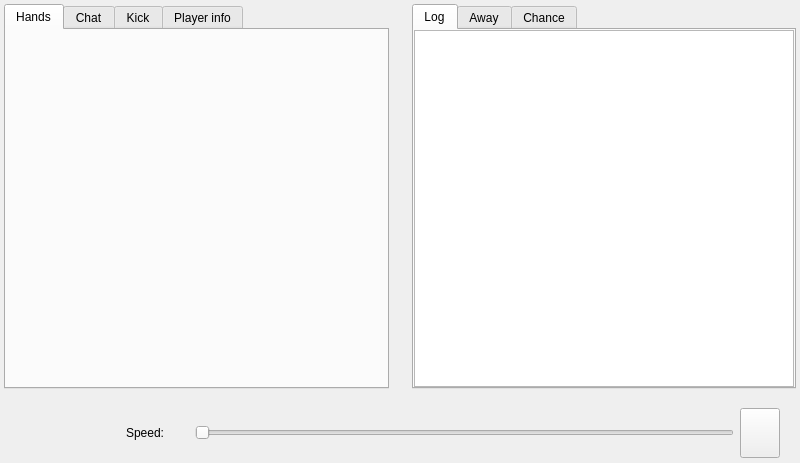
<?xml version="1.0" encoding="UTF-8"?>
<ui version="4.0">
 <class>tabs</class>
 <widget class="QDialog" name="tabs">
  <property name="geometry">
   <rect>
    <x>0</x>
    <y>0</y>
    <width>800</width>
    <height>463</height>
   </rect>
  </property>
  <property name="sizePolicy">
   <sizepolicy hsizetype="MinimumExpanding" vsizetype="MinimumExpanding">
    <horstretch>0</horstretch>
    <verstretch>0</verstretch>
   </sizepolicy>
  </property>
  <property name="minimumSize">
   <size>
    <width>800</width>
    <height>424</height>
   </size>
  </property>
  <property name="windowTitle">
   <string>Start Local Game</string>
  </property>
  <property name="autoFillBackground">
   <bool>true</bool>
  </property>
  <layout class="QGridLayout" name="gridLayout_3">
   <property name="margin">
    <number>0</number>
   </property>
   <property name="spacing">
    <number>0</number>
   </property>
   <item row="0" column="0">
    <widget class="QFrame" name="frame">
     <property name="autoFillBackground">
      <bool>false</bool>
     </property>
     <property name="frameShape">
      <enum>QFrame::NoFrame</enum>
     </property>
     <property name="frameShadow">
      <enum>QFrame::Plain</enum>
     </property>
     <layout class="QGridLayout" name="gridLayout">
      <property name="margin">
       <number>0</number>
      </property>
      <property name="spacing">
       <number>0</number>
      </property>
      <item row="0" column="0">
       <layout class="QVBoxLayout" name="verticalLayout_2">
        <property name="spacing">
         <number>0</number>
        </property>
        <item>
         <layout class="QHBoxLayout" name="horizontalLayout_7">
          <property name="spacing">
           <number>15</number>
          </property>
          <property name="bottomMargin">
           <number>0</number>
          </property>
          <item>
           <widget class="QGroupBox" name="groupBox_LeftToolBox">
            <property name="sizePolicy">
             <sizepolicy hsizetype="Preferred" vsizetype="MinimumExpanding">
              <horstretch>0</horstretch>
              <verstretch>0</verstretch>
             </sizepolicy>
            </property>
            <property name="styleSheet">
             <string notr="true">QGroupBox { border: 0px; }</string>
            </property>
            <property name="flat">
             <bool>true</bool>
            </property>
            <layout class="QGridLayout" name="_2">
             <property name="margin">
              <number>4</number>
             </property>
             <item row="0" column="0">
              <widget class="MyLeftTabWidget" name="tabWidget_Left">
               <property name="sizePolicy">
                <sizepolicy hsizetype="Expanding" vsizetype="MinimumExpanding">
                 <horstretch>0</horstretch>
                 <verstretch>0</verstretch>
                </sizepolicy>
               </property>
               <property name="focusPolicy">
                <enum>Qt::NoFocus</enum>
               </property>
               <property name="currentIndex">
                <number>0</number>
               </property>
               <widget class="QWidget" name="tab_Hands">
                <attribute name="title">
                 <string>Hands</string>
                </attribute>
                <layout class="QGridLayout" name="_3">
                 <property name="margin">
                  <number>0</number>
                 </property>
                 <property name="spacing">
                  <number>0</number>
                 </property>
                 <item row="0" column="0">
                  <widget class="QLabel" name="label_Handranking">
                   <property name="alignment">
                    <set>Qt::AlignCenter</set>
                   </property>
                  </widget>
                 </item>
                </layout>
               </widget>
               <widget class="QWidget" name="tab_Chat">
                <attribute name="title">
                 <string>Chat</string>
                </attribute>
                <layout class="QGridLayout" name="_4">
                 <property name="margin">
                  <number>0</number>
                 </property>
                 <property name="spacing">
                  <number>0</number>
                 </property>
                 <item row="0" column="0">
                  <widget class="QTextBrowser" name="textBrowser_Chat">
                   <property name="focusPolicy">
                    <enum>Qt::NoFocus</enum>
                   </property>
                   <property name="autoFillBackground">
                    <bool>true</bool>
                   </property>
                   <property name="horizontalScrollBarPolicy">
                    <enum>Qt::ScrollBarAlwaysOff</enum>
                   </property>
                   <property name="openExternalLinks">
                    <bool>true</bool>
                   </property>
                  </widget>
                 </item>
                 <item row="1" column="0">
                  <widget class="QLineEdit" name="lineEdit_ChatInput">
                   <property name="styleSheet">
                    <string notr="true">QObject {font: 28px;}</string>
                   </property>
                  </widget>
                 </item>
                </layout>
               </widget>
               <widget class="QWidget" name="tab_Kick">
                <attribute name="title">
                 <string>Kick</string>
                </attribute>
                <layout class="QGridLayout" name="gridLayout_100">
                 <property name="horizontalSpacing">
                  <number>0</number>
                 </property>
                 <property name="verticalSpacing">
                  <number>6</number>
                 </property>
                 <property name="margin">
                  <number>5</number>
                 </property>
                 <item row="1" column="0">
                  <layout class="QVBoxLayout" name="verticalLayout">
                   <property name="spacing">
                    <number>0</number>
                   </property>
                   <item>
                    <layout class="QHBoxLayout" name="horizontalLayout_3">
                     <property name="spacing">
                      <number>5</number>
                     </property>
                     <item>
                      <widget class="QLabel" name="label_votestartedby">
                       <property name="text">
                        <string>Vote started by:</string>
                       </property>
                      </widget>
                     </item>
                     <item>
                      <widget class="QLabel" name="label_voteStarterNick">
                       <property name="sizePolicy">
                        <sizepolicy hsizetype="MinimumExpanding" vsizetype="Preferred">
                         <horstretch>0</horstretch>
                         <verstretch>0</verstretch>
                        </sizepolicy>
                       </property>
                       <property name="text">
                        <string/>
                       </property>
                      </widget>
                     </item>
                    </layout>
                   </item>
                   <item>
                    <layout class="QHBoxLayout" name="horizontalLayout_2">
                     <property name="spacing">
                      <number>5</number>
                     </property>
                     <item>
                      <widget class="QLabel" name="label_timeout">
                       <property name="text">
                        <string>Vote Timeout:</string>
                       </property>
                      </widget>
                     </item>
                     <item>
                      <widget class="QLabel" name="label_kickVoteTimeout">
                       <property name="sizePolicy">
                        <sizepolicy hsizetype="MinimumExpanding" vsizetype="Preferred">
                         <horstretch>0</horstretch>
                         <verstretch>0</verstretch>
                        </sizepolicy>
                       </property>
                       <property name="text">
                        <string/>
                       </property>
                      </widget>
                     </item>
                    </layout>
                   </item>
                  </layout>
                 </item>
                 <item row="3" column="0">
                  <widget class="QLabel" name="label_kickUser">
                   <property name="sizePolicy">
                    <sizepolicy hsizetype="Preferred" vsizetype="Preferred">
                     <horstretch>0</horstretch>
                     <verstretch>0</verstretch>
                    </sizepolicy>
                   </property>
                   <property name="text">
                    <string/>
                   </property>
                  </widget>
                 </item>
                 <item row="4" column="0">
                  <layout class="QHBoxLayout" name="horizontalLayout">
                   <item>
                    <widget class="QPushButton" name="pushButton_voteOnKickYes">
                     <property name="maximumSize">
                      <size>
                       <width>80</width>
                       <height>20</height>
                      </size>
                     </property>
                     <property name="text">
                      <string>Yes</string>
                     </property>
                    </widget>
                   </item>
                   <item>
                    <widget class="QPushButton" name="pushButton_voteOnKickNo">
                     <property name="maximumSize">
                      <size>
                       <width>80</width>
                       <height>20</height>
                      </size>
                     </property>
                     <property name="text">
                      <string>No</string>
                     </property>
                    </widget>
                   </item>
                  </layout>
                 </item>
                 <item row="5" column="0">
                  <widget class="QLabel" name="label_votesMonitor">
                   <property name="text">
                    <string/>
                   </property>
                  </widget>
                 </item>
                 <item row="6" column="0">
                  <spacer name="verticalSpacer">
                   <property name="orientation">
                    <enum>Qt::Vertical</enum>
                   </property>
                   <property name="sizeHint" stdset="0">
                    <size>
                     <width>20</width>
                     <height>27</height>
                    </size>
                   </property>
                  </spacer>
                 </item>
                 <item row="0" column="0">
                  <spacer name="verticalSpacer_7">
                   <property name="orientation">
                    <enum>Qt::Vertical</enum>
                   </property>
                   <property name="sizeHint" stdset="0">
                    <size>
                     <width>20</width>
                     <height>40</height>
                    </size>
                   </property>
                  </spacer>
                 </item>
                </layout>
               </widget>
               <widget class="QWidget" name="tab_editTip">
                <attribute name="title">
                 <string>Player info</string>
                </attribute>
                <layout class="QGridLayout" name="gridLayout4">
                 <property name="verticalSpacing">
                  <number>3</number>
                 </property>
                 <property name="margin">
                  <number>6</number>
                 </property>
                 <item row="0" column="0">
                  <widget class="QPlainTextEdit" name="textEdit_tipInput">
                   <property name="focusPolicy">
                    <enum>Qt::ClickFocus</enum>
                   </property>
                  </widget>
                 </item>
                 <item row="1" column="0">
                  <widget class="QPushButton" name="pushButton_tipSave">
                   <property name="focusPolicy">
                    <enum>Qt::NoFocus</enum>
                   </property>
                   <property name="text">
                    <string>Save</string>
                   </property>
                  </widget>
                 </item>
                </layout>
               </widget>
              </widget>
             </item>
            </layout>
           </widget>
          </item>
          <item>
           <widget class="QGroupBox" name="groupBox_RightToolBox">
            <property name="sizePolicy">
             <sizepolicy hsizetype="Preferred" vsizetype="MinimumExpanding">
              <horstretch>0</horstretch>
              <verstretch>0</verstretch>
             </sizepolicy>
            </property>
            <property name="styleSheet">
             <string notr="true">QGroupBox { border: 0px; }</string>
            </property>
            <property name="flat">
             <bool>true</bool>
            </property>
            <layout class="QGridLayout" name="_5">
             <property name="horizontalSpacing">
              <number>1</number>
             </property>
             <property name="verticalSpacing">
              <number>2</number>
             </property>
             <property name="margin">
              <number>4</number>
             </property>
             <item row="0" column="0">
              <widget class="MyRightTabWidget" name="tabWidget_Right">
               <property name="sizePolicy">
                <sizepolicy hsizetype="Expanding" vsizetype="MinimumExpanding">
                 <horstretch>0</horstretch>
                 <verstretch>0</verstretch>
                </sizepolicy>
               </property>
               <property name="focusPolicy">
                <enum>Qt::NoFocus</enum>
               </property>
               <property name="currentIndex">
                <number>0</number>
               </property>
               <widget class="QWidget" name="tab_Log">
                <attribute name="title">
                 <string>Log</string>
                </attribute>
                <layout class="QGridLayout" name="_6">
                 <property name="margin">
                  <number>0</number>
                 </property>
                 <property name="spacing">
                  <number>0</number>
                 </property>
                 <item row="0" column="0">
                  <widget class="QTextBrowser" name="textBrowser_Log">
                   <property name="focusPolicy">
                    <enum>Qt::NoFocus</enum>
                   </property>
                   <property name="autoFillBackground">
                    <bool>true</bool>
                   </property>
                   <property name="horizontalScrollBarPolicy">
                    <enum>Qt::ScrollBarAlwaysOff</enum>
                   </property>
                  </widget>
                 </item>
                </layout>
               </widget>
               <widget class="QWidget" name="tab_away">
                <attribute name="title">
                 <string>Away</string>
                </attribute>
                <layout class="QGridLayout" name="_7">
                 <item row="1" column="0">
                  <widget class="QRadioButton" name="radioButton_manualAction">
                   <property name="focusPolicy">
                    <enum>Qt::NoFocus</enum>
                   </property>
                   <property name="text">
                    <string>Manual Action (default)</string>
                   </property>
                   <property name="checked">
                    <bool>true</bool>
                   </property>
                  </widget>
                 </item>
                 <item row="3" column="0">
                  <widget class="QRadioButton" name="radioButton_autoCheckFold">
                   <property name="focusPolicy">
                    <enum>Qt::NoFocus</enum>
                   </property>
                   <property name="text">
                    <string>Auto-Check / Auto-Fold</string>
                   </property>
                  </widget>
                 </item>
                 <item row="5" column="0">
                  <widget class="QRadioButton" name="radioButton_autoCheckCallAny">
                   <property name="focusPolicy">
                    <enum>Qt::NoFocus</enum>
                   </property>
                   <property name="text">
                    <string>Auto-Check / Auto-Call-Any</string>
                   </property>
                  </widget>
                 </item>
                 <item row="6" column="0">
                  <spacer>
                   <property name="orientation">
                    <enum>Qt::Vertical</enum>
                   </property>
                   <property name="sizeHint" stdset="0">
                    <size>
                     <width>20</width>
                     <height>40</height>
                    </size>
                   </property>
                  </spacer>
                 </item>
                 <item row="4" column="0">
                  <spacer name="verticalSpacer_4">
                   <property name="orientation">
                    <enum>Qt::Vertical</enum>
                   </property>
                   <property name="sizeHint" stdset="0">
                    <size>
                     <width>20</width>
                     <height>40</height>
                    </size>
                   </property>
                  </spacer>
                 </item>
                 <item row="2" column="0">
                  <spacer name="verticalSpacer_5">
                   <property name="orientation">
                    <enum>Qt::Vertical</enum>
                   </property>
                   <property name="sizeHint" stdset="0">
                    <size>
                     <width>20</width>
                     <height>40</height>
                    </size>
                   </property>
                  </spacer>
                 </item>
                 <item row="0" column="0">
                  <spacer name="verticalSpacer_6">
                   <property name="orientation">
                    <enum>Qt::Vertical</enum>
                   </property>
                   <property name="sizeHint" stdset="0">
                    <size>
                     <width>20</width>
                     <height>40</height>
                    </size>
                   </property>
                  </spacer>
                 </item>
                </layout>
               </widget>
               <widget class="QWidget" name="tab_Chance">
                <attribute name="title">
                 <string>Chance</string>
                </attribute>
                <layout class="QGridLayout" name="gridLayout_2">
                 <property name="leftMargin">
                  <number>1</number>
                 </property>
                 <property name="topMargin">
                  <number>0</number>
                 </property>
                 <property name="rightMargin">
                  <number>1</number>
                 </property>
                 <property name="bottomMargin">
                  <number>1</number>
                 </property>
                 <property name="spacing">
                  <number>0</number>
                 </property>
                 <item row="0" column="0">
                  <widget class="MyChanceLabel" name="label_chance">
                   <property name="text">
                    <string/>
                   </property>
                  </widget>
                 </item>
                </layout>
               </widget>
              </widget>
             </item>
            </layout>
           </widget>
          </item>
         </layout>
        </item>
        <item>
         <spacer name="verticalSpacer_3">
          <property name="orientation">
           <enum>Qt::Vertical</enum>
          </property>
          <property name="sizeType">
           <enum>QSizePolicy::Fixed</enum>
          </property>
          <property name="sizeHint" stdset="0">
           <size>
            <width>20</width>
            <height>10</height>
           </size>
          </property>
         </spacer>
        </item>
        <item>
         <layout class="QHBoxLayout" name="horizontalLayout_8">
          <property name="spacing">
           <number>6</number>
          </property>
          <property name="margin">
           <number>0</number>
          </property>
          <item>
           <widget class="QPushButton" name="pushButton">
            <property name="minimumSize">
             <size>
              <width>60</width>
              <height>60</height>
             </size>
            </property>
            <property name="maximumSize">
             <size>
              <width>60</width>
              <height>60</height>
             </size>
            </property>
            <property name="focusPolicy">
             <enum>Qt::NoFocus</enum>
            </property>
            <property name="styleSheet">
             <string notr="true">QPushButton { border:none; background-image: url(&quot;:/gfx/tab-close.png&quot;); background-repeat: no-repeat; background-position: center center;}</string>
            </property>
           </widget>
          </item>
          <item>
           <spacer name="horizontalSpacer">
            <property name="orientation">
             <enum>Qt::Horizontal</enum>
            </property>
            <property name="sizeType">
             <enum>QSizePolicy::Fixed</enum>
            </property>
            <property name="sizeHint" stdset="0">
             <size>
              <width>60</width>
              <height>20</height>
             </size>
            </property>
           </spacer>
          </item>
          <item>
           <widget class="QLabel" name="label_speedString">
            <property name="minimumSize">
             <size>
              <width>0</width>
              <height>50</height>
             </size>
            </property>
            <property name="text">
             <string>Speed:</string>
            </property>
           </widget>
          </item>
          <item>
           <widget class="QLabel" name="label_speedValue">
            <property name="minimumSize">
             <size>
              <width>18</width>
              <height>0</height>
             </size>
            </property>
            <property name="palette">
             <palette>
              <active>
               <colorrole role="WindowText">
                <brush brushstyle="SolidPattern">
                 <color alpha="255">
                  <red>0</red>
                  <green>0</green>
                  <blue>0</blue>
                 </color>
                </brush>
               </colorrole>
               <colorrole role="Text">
                <brush brushstyle="SolidPattern">
                 <color alpha="255">
                  <red>0</red>
                  <green>0</green>
                  <blue>0</blue>
                 </color>
                </brush>
               </colorrole>
               <colorrole role="ButtonText">
                <brush brushstyle="SolidPattern">
                 <color alpha="255">
                  <red>0</red>
                  <green>0</green>
                  <blue>0</blue>
                 </color>
                </brush>
               </colorrole>
              </active>
              <inactive>
               <colorrole role="WindowText">
                <brush brushstyle="SolidPattern">
                 <color alpha="255">
                  <red>0</red>
                  <green>0</green>
                  <blue>0</blue>
                 </color>
                </brush>
               </colorrole>
               <colorrole role="Text">
                <brush brushstyle="SolidPattern">
                 <color alpha="255">
                  <red>0</red>
                  <green>0</green>
                  <blue>0</blue>
                 </color>
                </brush>
               </colorrole>
               <colorrole role="ButtonText">
                <brush brushstyle="SolidPattern">
                 <color alpha="255">
                  <red>0</red>
                  <green>0</green>
                  <blue>0</blue>
                 </color>
                </brush>
               </colorrole>
              </inactive>
              <disabled>
               <colorrole role="WindowText">
                <brush brushstyle="SolidPattern">
                 <color alpha="255">
                  <red>0</red>
                  <green>0</green>
                  <blue>0</blue>
                 </color>
                </brush>
               </colorrole>
               <colorrole role="Text">
                <brush brushstyle="SolidPattern">
                 <color alpha="255">
                  <red>0</red>
                  <green>0</green>
                  <blue>0</blue>
                 </color>
                </brush>
               </colorrole>
               <colorrole role="ButtonText">
                <brush brushstyle="SolidPattern">
                 <color alpha="255">
                  <red>0</red>
                  <green>0</green>
                  <blue>0</blue>
                 </color>
                </brush>
               </colorrole>
              </disabled>
             </palette>
            </property>
            <property name="font">
             <font>
              <weight>50</weight>
              <italic>false</italic>
              <bold>false</bold>
             </font>
            </property>
            <property name="text">
             <string/>
            </property>
           </widget>
          </item>
          <item>
           <widget class="Slider" name="horizontalSlider_speed">
            <property name="sizePolicy">
             <sizepolicy hsizetype="MinimumExpanding" vsizetype="Preferred">
              <horstretch>0</horstretch>
              <verstretch>0</verstretch>
             </sizepolicy>
            </property>
            <property name="minimumSize">
             <size>
              <width>0</width>
              <height>50</height>
             </size>
            </property>
            <property name="focusPolicy">
             <enum>Qt::NoFocus</enum>
            </property>
            <property name="minimum">
             <number>1</number>
            </property>
            <property name="maximum">
             <number>11</number>
            </property>
            <property name="pageStep">
             <number>1</number>
            </property>
            <property name="orientation">
             <enum>Qt::Horizontal</enum>
            </property>
           </widget>
          </item>
          <item>
           <widget class="QPushButton" name="pushButton_break">
            <property name="enabled">
             <bool>true</bool>
            </property>
            <property name="minimumSize">
             <size>
              <width>40</width>
              <height>50</height>
             </size>
            </property>
            <property name="focusPolicy">
             <enum>Qt::NoFocus</enum>
            </property>
            <property name="toolTip">
             <string>Shortcut: &lt;Shift&gt;</string>
            </property>
           </widget>
          </item>
          <item>
           <spacer name="horizontalSpacer_2">
            <property name="orientation">
             <enum>Qt::Horizontal</enum>
            </property>
            <property name="sizeType">
             <enum>QSizePolicy::Fixed</enum>
            </property>
            <property name="sizeHint" stdset="0">
             <size>
              <width>20</width>
              <height>20</height>
             </size>
            </property>
           </spacer>
          </item>
         </layout>
        </item>
       </layout>
      </item>
     </layout>
    </widget>
   </item>
  </layout>
 </widget>
 <customwidgets>
  <customwidget>
   <class>Slider</class>
   <extends>QSlider</extends>
   <header>myslider.h</header>
  </customwidget>
  <customwidget>
   <class>MyLeftTabWidget</class>
   <extends>QTabWidget</extends>
   <header>mylefttabwidget.h</header>
   <container>1</container>
  </customwidget>
  <customwidget>
   <class>MyRightTabWidget</class>
   <extends>QTabWidget</extends>
   <header>myrighttabwidget.h</header>
   <container>1</container>
  </customwidget>
  <customwidget>
   <class>MyChanceLabel</class>
   <extends>QLabel</extends>
   <header>mychancelabel.h</header>
  </customwidget>
 </customwidgets>
 <resources/>
 <connections>
  <connection>
   <sender>horizontalSlider_speed</sender>
   <signal>valueChanged(int)</signal>
   <receiver>label_speedValue</receiver>
   <slot>setNum(int)</slot>
   <hints>
    <hint type="sourcelabel">
     <x>515</x>
     <y>406</y>
    </hint>
    <hint type="destinationlabel">
     <x>105</x>
     <y>406</y>
    </hint>
   </hints>
  </connection>
  <connection>
   <sender>pushButton</sender>
   <signal>clicked()</signal>
   <receiver>tabs</receiver>
   <slot>accept()</slot>
   <hints>
    <hint type="sourcelabel">
     <x>721</x>
     <y>395</y>
    </hint>
    <hint type="destinationlabel">
     <x>661</x>
     <y>402</y>
    </hint>
   </hints>
  </connection>
 </connections>
</ui>
